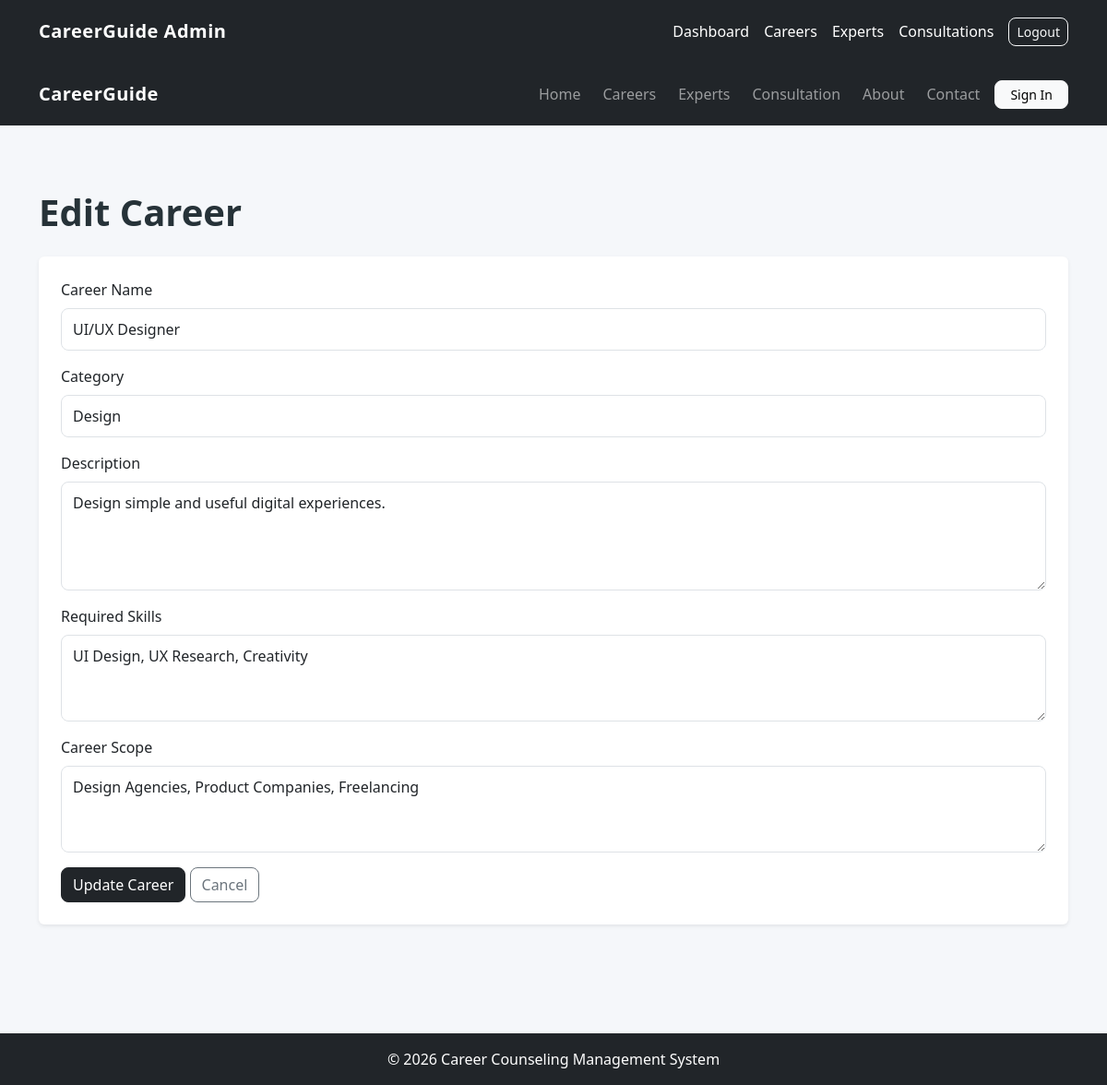
The app's page /admin/careers/edit.php?id=3 (signed in) with its own data.
### tables this page shows
CREATE TABLE `careers` (
  `id` int(11) NOT NULL,
  `career_name` varchar(100) NOT NULL,
  `category` varchar(100) NOT NULL,
  `description` text NOT NULL,
  `skills` text NOT NULL,
  `scope` text NOT NULL
);

### admin/careers/edit.php (the view, shortened to what this page needs)
<?php
include '../../includes/header.php';
include '../admin_navbar.php';
include '../../includes/db.php';
$id = (int) $_GET['id'];
$stmt = mysqli_prepare(
    $conn,
    "SELECT * FROM careers WHERE id = ?"
);
mysqli_stmt_bind_param($stmt, "i", $id);
mysqli_stmt_execute($stmt);
$result = mysqli_stmt_get_result($stmt);
$career = mysqli_fetch_assoc($result);
include '../../includes/header.php';
include '../../includes/navbar.php';
?>
<section class="section-padding">
    <div class="container">
        <h1 class="fw-bold mb-4">Edit Career</h1>
        <div class="card border-0 shadow-sm">
            <div class="card-body p-4">
                <form method="POST">
                    <div class="mb-3">
                        <label class="form-label">Career Name</label>
                        <input
                            type="text"
                            name="career_name"
                            class="form-control"
                            value="<?php echo htmlspecialchars($career['career_name']); ?>"
                            required
                        >
                    </div>
                    <div class="mb-3">
                        <label class="form-label">Category</label>
                        <input
                            type="text"
                            name="category"
                            class="form-control"
                            value="<?php echo htmlspecialchars($career['category']); ?>"
                            required
                        >
                    </div>
                    <div class="mb-3">
                        <label class="form-label">Description</label>
                        <textarea
                            name="description"
                            class="form-control"
                            rows="4"
                            required
                        ><?php echo htmlspecialchars($career['description']); ?></textarea>
                    </div>
                    <div class="mb-3">
                        <label class="form-label">Required Skills</label>
                        <textarea
                            name="skills"
                            class="form-control"
                            rows="3"
                            required
                        ><?php echo htmlspecialchars($career['skills']); ?></textarea>
                    </div>
                    <div class="mb-3">
                        <label class="form-label">Career Scope</label>
                        <textarea
                            name="scope"
                            class="form-control"
                            rows="3"
                            required
                        ><?php echo htmlspecialchars($career['scope']); ?></textarea>
                    </div>
                    <button class="btn btn-dark">
                        Update Career
                    </button>
                    <a href="index.php" class="btn btn-outline-secondary">
                        Cancel
                    </a>
                </form>
            </div>
        </div>
    </div>
</section>
<?php include '../../includes/footer.php'; ?>

### assets/css/style.css (style rules this page uses)
body { background-color: #f5f7fa; color: #263238; }
.form-control, .form-select { border-radius: 8px; padding: 10px 12px; }
.btn { border-radius: 8px; }
.card { overflow: hidden; }
.section-padding { padding: 70px 0; }

### records on screen
careers: career_name "UI/UX Designer", category "Design", description "Design simple and useful digital experiences.", skills "UI Design, UX Research, Creativity", scope "Design Agencies, Product Companies, Freelancing"
